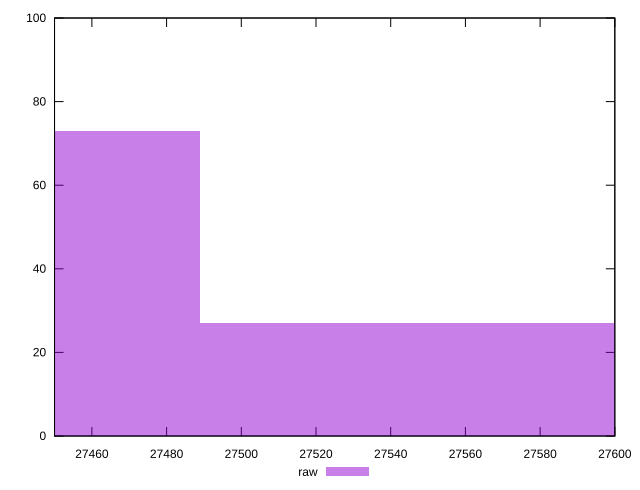

Write the gnuplot code that produced this figure.
reset

$raw <<EOF
27415.137524459748 73
27562.530736956844 27
EOF

set key outside below
set boxwidth 147.39321249709542
set xrange [27450:27600]
set yrange [0:100]
set trange [0:100]
set style fill transparent solid 0.5 noborder
set terminal svg size 640, 490 enhanced background rgb 'white'
set output "report_00008_2021-01-22T20:58:29.167/uses-webp-images/samples/pages+cached+noexternal+nofonts/raw/histogram.svg"

plot $raw title "raw" with boxes

reset
